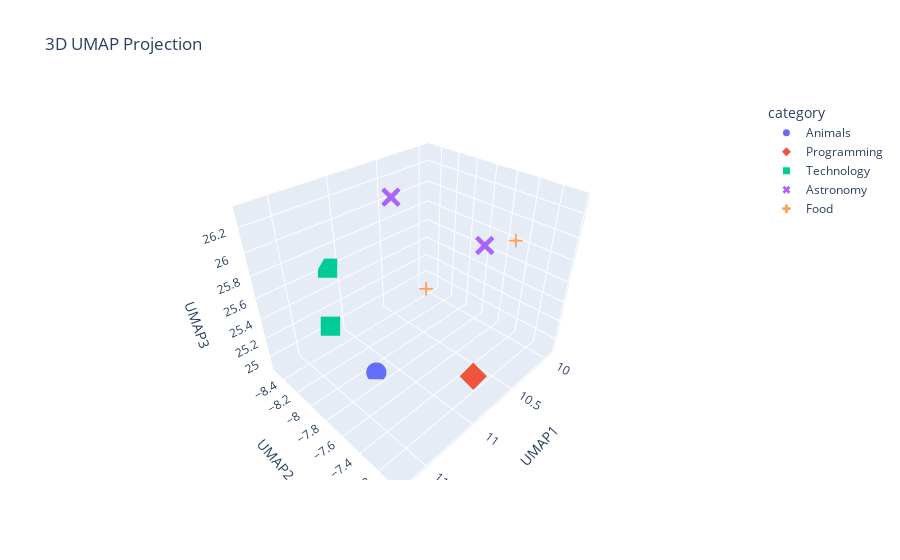

Notebook source saved alongside this figure:
### Code cell
import umap
import plotly.express as px

# Reduce the TF-IDF matrix to 3 dimensions using UMAP
umap_reducer_3d = umap.UMAP(n_components=3, random_state=42)
embedding_3d = umap_reducer_3d.fit_transform(tfidf_matrix)

# Create a DataFrame for plotting
umap_3d_df = pd.DataFrame(embedding_3d, columns=['UMAP1', 'UMAP2', 'UMAP3'])
umap_3d_df['category'] = df['category']

# Plot the interactive 3D UMAP embedding
fig = px.scatter_3d(
    umap_3d_df,
    x='UMAP1',
    y='UMAP2',
    z='UMAP3',
    color='category', # Color points based on the 'category'
    symbol='category', # Use a different symbol for each category
    title='3D UMAP Projection',
    labels={'color': 'Category', 'symbol': 'Category'},
)

fig.update_traces(marker=dict(size=7), selector=dict(mode='markers'))

fig.show()

### Figure 1 — Plotly figure (JSON) as saved in the notebook; plotly's stock layout.template omitted (floating-point values rounded to 4 significant figures)
{"data": [{"hovertemplate": "category=Animals<br>UMAP1=%{x}<br>UMAP2=%{y}<br>UMAP3=%{z}<extra></extra>", "legendgroup": "Animals", "marker": {"color": "#636efa", "size": 7, "symbol": "circle"}, "mode": "markers", "name": "Animals", "scene": "scene", "showlegend": true, "type": "scatter3d", "x": [11.19], "y": [-7.885], "z": [24.89]}, {"hovertemplate": "category=Programming<br>UMAP1=%{x}<br>UMAP2=%{y}<br>UMAP3=%{z}<extra></extra>", "legendgroup": "Programming", "marker": {"color": "#EF553B", "size": 7, "symbol": "diamond"}, "mode": "markers", "name": "Programming", "scene": "scene", "showlegend": true, "type": "scatter3d", "x": [11.0], "y": [-7.036], "z": [25.34]}, {"hovertemplate": "category=Technology<br>UMAP1=%{x}<br>UMAP2=%{y}<br>UMAP3=%{z}<extra></extra>", "legendgroup": "Technology", "marker": {"color": "#00cc96", "size": 7, "symbol": "square"}, "mode": "markers", "name": "Technology", "scene": "scene", "showlegend": true, "type": "scatter3d", "x": [11.13, 11.7], "y": [-8.514, -7.651], "z": [25.61, 25.83]}, {"hovertemplate": "category=Astronomy<br>UMAP1=%{x}<br>UMAP2=%{y}<br>UMAP3=%{z}<extra></extra>", "legendgroup": "Astronomy", "marker": {"color": "#ab63fa", "size": 7, "symbol": "x"}, "mode": "markers", "name": "Astronomy", "scene": "scene", "showlegend": true, "type": "scatter3d", "x": [10.81, 10.92], "y": [-8.045, -7.103], "z": [26.29, 26.31]}, {"hovertemplate": "category=Food<br>UMAP1=%{x}<br>UMAP2=%{y}<br>UMAP3=%{z}<extra></extra>", "legendgroup": "Food", "marker": {"color": "#FFA15A", "size": 7, "symbol": "cross"}, "mode": "markers", "name": "Food", "scene": "scene", "showlegend": true, "type": "scatter3d", "x": [9.937, 10.22], "y": [-7.498, -8.248], "z": [25.8, 25.08]}], "layout": {"legend": {"title": {"text": "category"}, "tracegroupgap": 0}, "scene": {"domain": {"x": [0, 1], "y": [0, 1]}, "xaxis": {"title": {"text": "UMAP1"}}, "yaxis": {"title": {"text": "UMAP2"}}, "zaxis": {"title": {"text": "UMAP3"}}}, "title": {"text": "3D UMAP Projection"}}}
